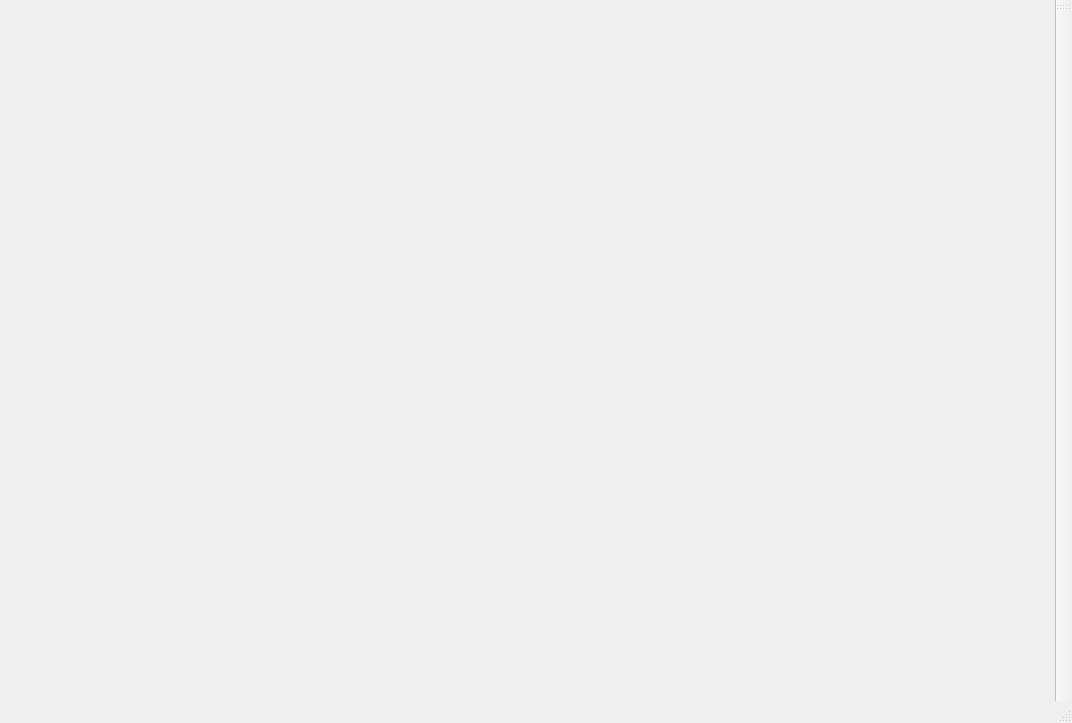
<?xml version="1.0" encoding="UTF-8"?>
<ui version="4.0">
 <class>MainWindow</class>
 <widget class="QMainWindow" name="MainWindow">
  <property name="geometry">
   <rect>
    <x>0</x>
    <y>0</y>
    <width>1072</width>
    <height>723</height>
   </rect>
  </property>
  <property name="windowTitle">
   <string>MainWindow</string>
  </property>
  <widget class="QWidget" name="centralwidget">
   <layout class="QGridLayout" name="gridLayout">
    <property name="leftMargin">
     <number>0</number>
    </property>
    <property name="topMargin">
     <number>0</number>
    </property>
    <property name="rightMargin">
     <number>0</number>
    </property>
    <property name="bottomMargin">
     <number>0</number>
    </property>
    <property name="spacing">
     <number>0</number>
    </property>
    <item row="0" column="0">
     <widget class="QStackedWidget" name="sw_manageWIdget"/>
    </item>
   </layout>
  </widget>
  <widget class="QStatusBar" name="statusbar"/>
  <widget class="QToolBar" name="toolBar">
   <property name="windowTitle">
    <string>toolBar</string>
   </property>
   <attribute name="toolBarArea">
    <enum>RightToolBarArea</enum>
   </attribute>
   <attribute name="toolBarBreak">
    <bool>false</bool>
   </attribute>
  </widget>
 </widget>
 <resources/>
 <connections/>
</ui>
